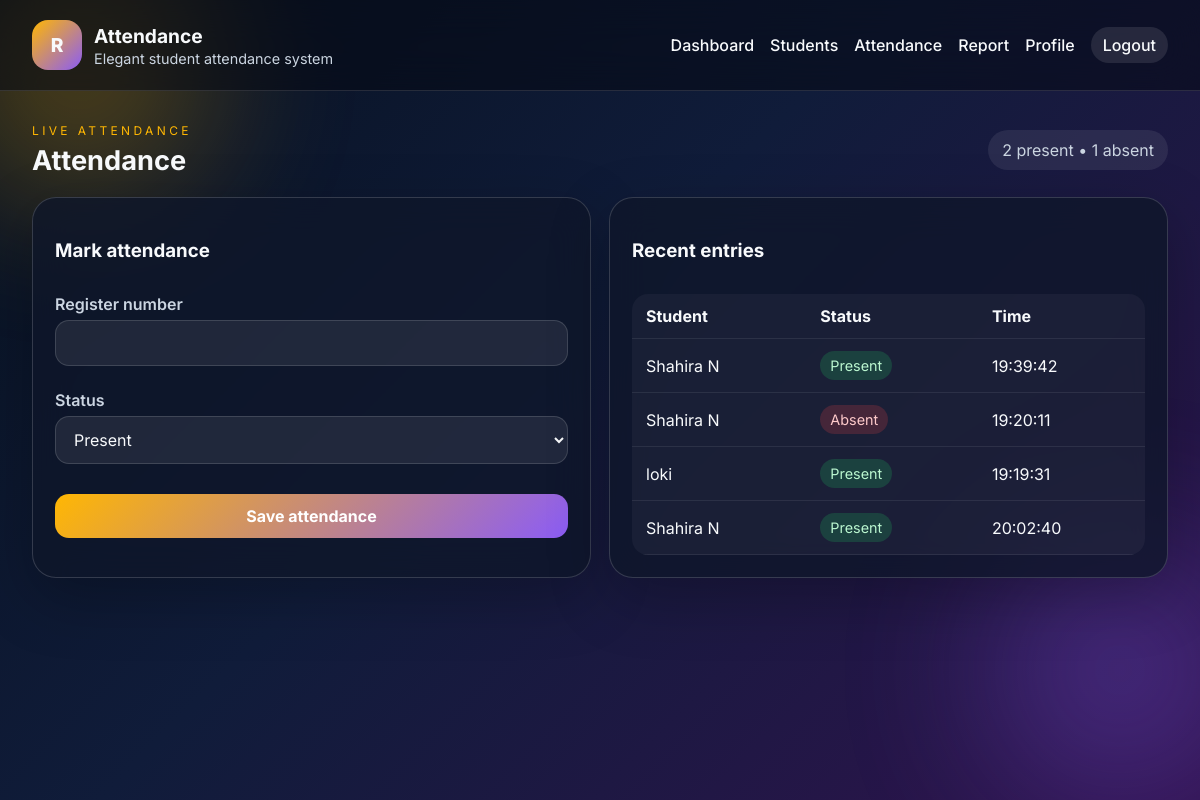
/attendance (signed in), run on an earlier commit of the app's database.
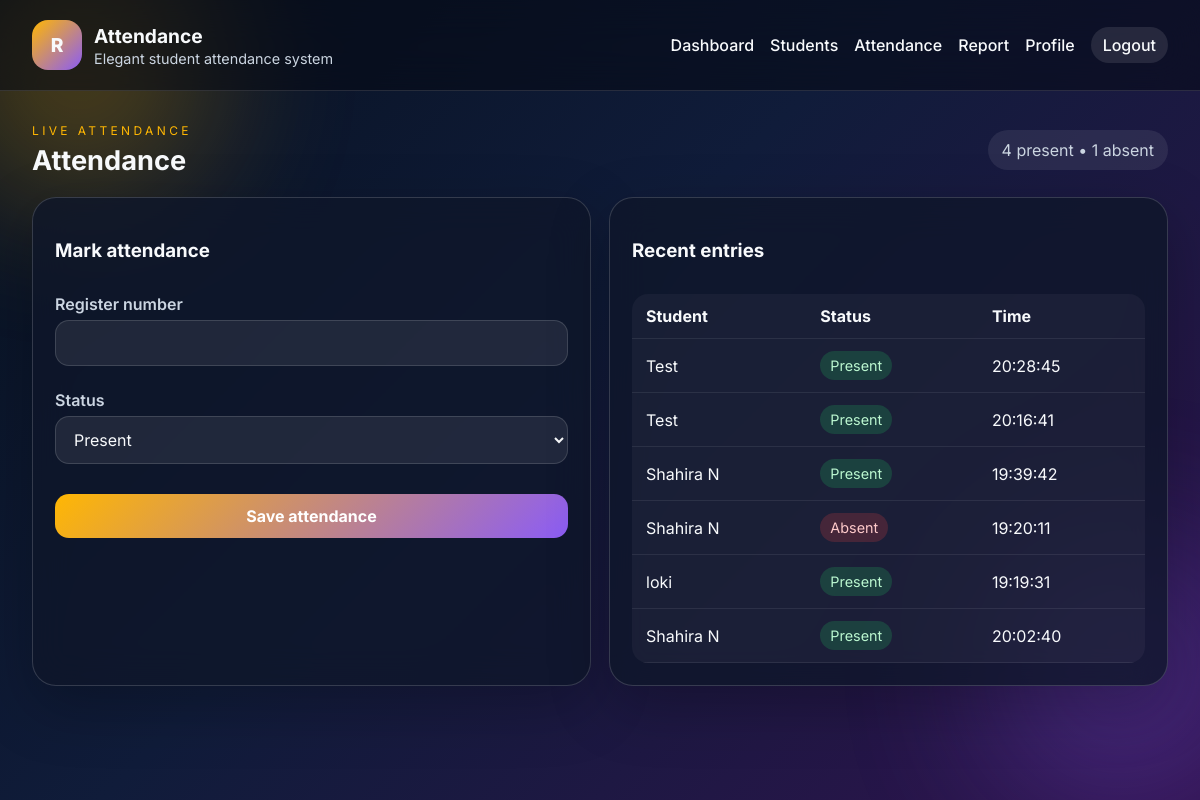
And on a later commit of the database.
### tables this page shows
CREATE TABLE attendance (
            id INTEGER PRIMARY KEY AUTOINCREMENT,
            student_id INTEGER NOT NULL,
            attendance_date TEXT NOT NULL,
            status TEXT NOT NULL,
            marked_at TEXT NOT NULL,
            FOREIGN KEY (student_id) REFERENCES students (id)
        );

CREATE TABLE students (
            id INTEGER PRIMARY KEY AUTOINCREMENT,
            full_name TEXT NOT NULL,
            register_number TEXT NOT NULL UNIQUE,
            created_at TEXT NOT NULL DEFAULT CURRENT_TIMESTAMP
        );

### app.py (the view, shortened to what this page needs)
@app.route('/attendance', methods=['GET', 'POST'])
@login_required
def attendance():
    try:
        stats = get_today_stats()
        records = get_attendance_records(limit=10)
        return render_template('attendance.html', stats=stats, records=records)
    except Exception:
        app.logger.exception('Error while processing attendance request')
        flash('Unable to save attendance right now.', 'danger')
        return redirect(url_for('attendance'))

### attendance.py (called while the page is built)
def get_today_stats():
    conn = get_db_connection()
    today = datetime.now().strftime('%Y-%m-%d')
    present = conn.execute(
        'SELECT COUNT(*) as count FROM attendance WHERE attendance_date = ? AND status = ?',
        (today, 'present'),
    ).fetchone()[0]
    absent = conn.execute(
        'SELECT COUNT(*) as count FROM attendance WHERE attendance_date = ? AND status = ?',
        (today, 'absent'),
    ).fetchone()[0]
    total_students = conn.execute('SELECT COUNT(*) as count FROM students').fetchone()[0]
    conn.close()
    return {'present': present, 'absent': absent, 'total_students': total_students}

def get_attendance_records(limit=20):
    conn = get_db_connection()
    rows = conn.execute(
        '''
        SELECT a.id, a.attendance_date, a.status, a.marked_at, s.full_name, s.register_number
        FROM attendance a
        JOIN students s ON s.id = a.student_id
        ORDER BY a.id DESC
        LIMIT ?
        ''',
        (limit,),
    ).fetchall()
    conn.close()
    return [dict(row) for row in rows]

### models.py (called while the page is built)
def get_db_connection():
    conn = sqlite3.connect(Config.DATABASE_PATH)
    conn.row_factory = sqlite3.Row
    return conn

### templates/attendance.html (shortened to what this page needs)
{% extends 'base.html' %}
{% block content %}
<div class="page-head">
    <div>
        <p class="eyebrow">Live attendance</p>
        <h2>Attendance</h2>
    </div>
    <div class="today-pill">{{ stats.present }} present • {{ stats.absent }} absent</div>
</div>
<div class="grid-two">
    <section class="panel">
        <div class="panel-head">
            <h3>Mark attendance</h3>
        </div>
        <form method="post" class="form-stack">
            <label>Register number
                <input type="text" name="register_number" required>
            </label>
            <label>Status
                <select name="status" required>
                    <option value="present">Present</option>
                </select>
            </label>
            <button type="submit">Save attendance</button>
        </form>
    </section>
    <section class="panel">
        <div class="panel-head">
            <h3>Recent entries</h3>
        </div>
        <div class="table-card">
            <table>
                <thead>
                    <tr>
                        <th>Student</th>
                        <th>Status</th>
                        <th>Time</th>
                    </tr>
                </thead>
                <tbody>
                    {% for item in records %}
                    <tr>
                        <td>{{ item.full_name }}</td>
                        <td><span class="status {{ item.status }}">{{ item.status }}</span></td>
                        <td>{{ item.marked_at }}</td>
                    </tr>
                    {% else %}
                    <tr><td colspan="3">No attendance entries yet.</td></tr>
                    {% endfor %}
                </tbody>
            </table>
        </div>
    </section>
</div>
{% endblock %}

What changed in the data, as far as the page shows it:
added attendance: full_name "Test", status "Present", marked_at "20:28:45"
added attendance: full_name "Test", status "Present", marked_at "20:16:41"
Also different on the page:
{{ stats.present }}: "2" → "4"
